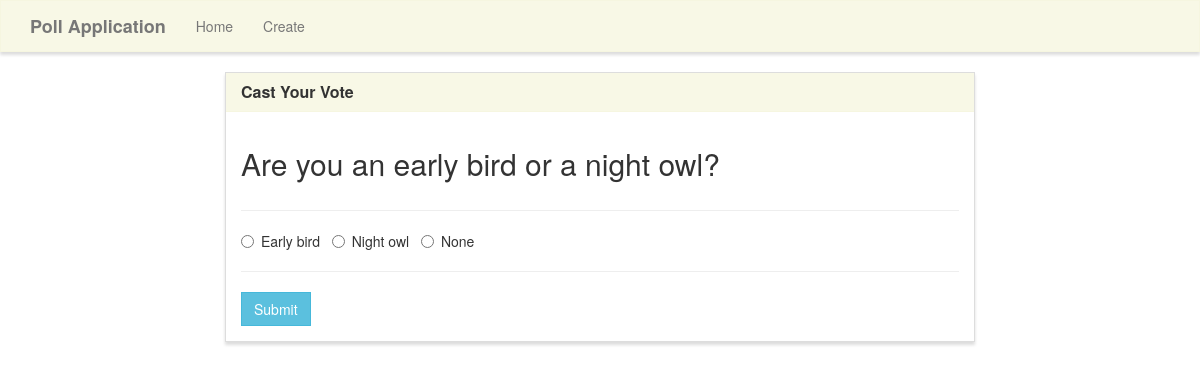
The page /vote/8/ on the database its author committed.
### poll_app/models.py (models this page shows, shortened)
class pollmodel(models.Model):
    poll_question = models.TextField()
    poll_option_one = models.CharField(max_length=30)
    poll_option_two = models.CharField(max_length=30)
    poll_option_three = models.CharField(max_length=30)
    poll_option_one_count = models.IntegerField(default=0)
    poll_option_two_count = models.IntegerField(default=0)
    poll_option_three_count = models.IntegerField(default=0)

### poll_app/views.py (the view, shortened to what this page needs)
# urls.py: path('vote/<poll_id>/',views.vote, name = "vote"),
def vote(request, poll_id):
    polls = pollmodel.objects.get(pk = poll_id)
    context = {'polls':polls}
    return render(request, 'poll/vote.html', context)

### poll_app/templates/poll/vote.html (shortened to what this page needs)
{% extends "poll/base.html" %} {% block title %}Vote{% endblock %} {% block main %}
<div class="row">
    <div class="col-lg-8 col-lg-offset-2">
        <div class="panel panel-default">
            <div class="panel-heading">
                <h3 class="panel-title">Cast Your Vote</h3>
            </div>
            <div class="panel-body">
                <div class="row">
                    <div class="col-lg-12">
                        <h2>{{polls.poll_question}}</h2>
                    </div>
                </div>
                <div class="row">
                    <div class="col-lg-12">
                        <hr />
                        <form method="POST">
                            <div class="form-group">
                                <div class="radio">
                                    <label>
                                        <input type="radio" name="poll" value="option_one" required>
                                        {{polls.poll_option_one}}
                                    </label> &nbsp;
                                    <label>
                                        <input type="radio" name="poll" value="option_two">
                                        {{polls.poll_option_two}}
                                    </label> &nbsp;
                                    <label>
                                        <input type="radio" name="poll" value="option_three">
                                        {{polls.poll_option_three}}
                                    </label> &nbsp;
                                </div>
                            </div>
                            <hr />
                            <button type="submit" class="btn btn-info">
                                Submit
                            </button>
                        </form>
                    </div>
                </div>
            </div>
        </div>
    </div>
</div>
{% endblock %}

### poll_app/static/style.css (style rules this page uses)
.navbar-default, .btn, .form-control, .panel { border-radius: 0; }
.panel-default>.panel-heading { color: #333; background-color: rgba(245, 245, 220, .7); border-color: rgba(245, 245, 220, .6); border-top-left-radius: 0; border-top-right-radius: 0; }
.panel { box-shadow: 0px 3px 3px 0px #ddd; }
a.navbar-brand, .panel-title { font-weight: bolder; }

### rows shown on the page
pollmodel: poll_question "Are you an early bird or a night owl?", poll_option_one "Early bird", poll_option_two "Night owl", poll_option_three "None"
